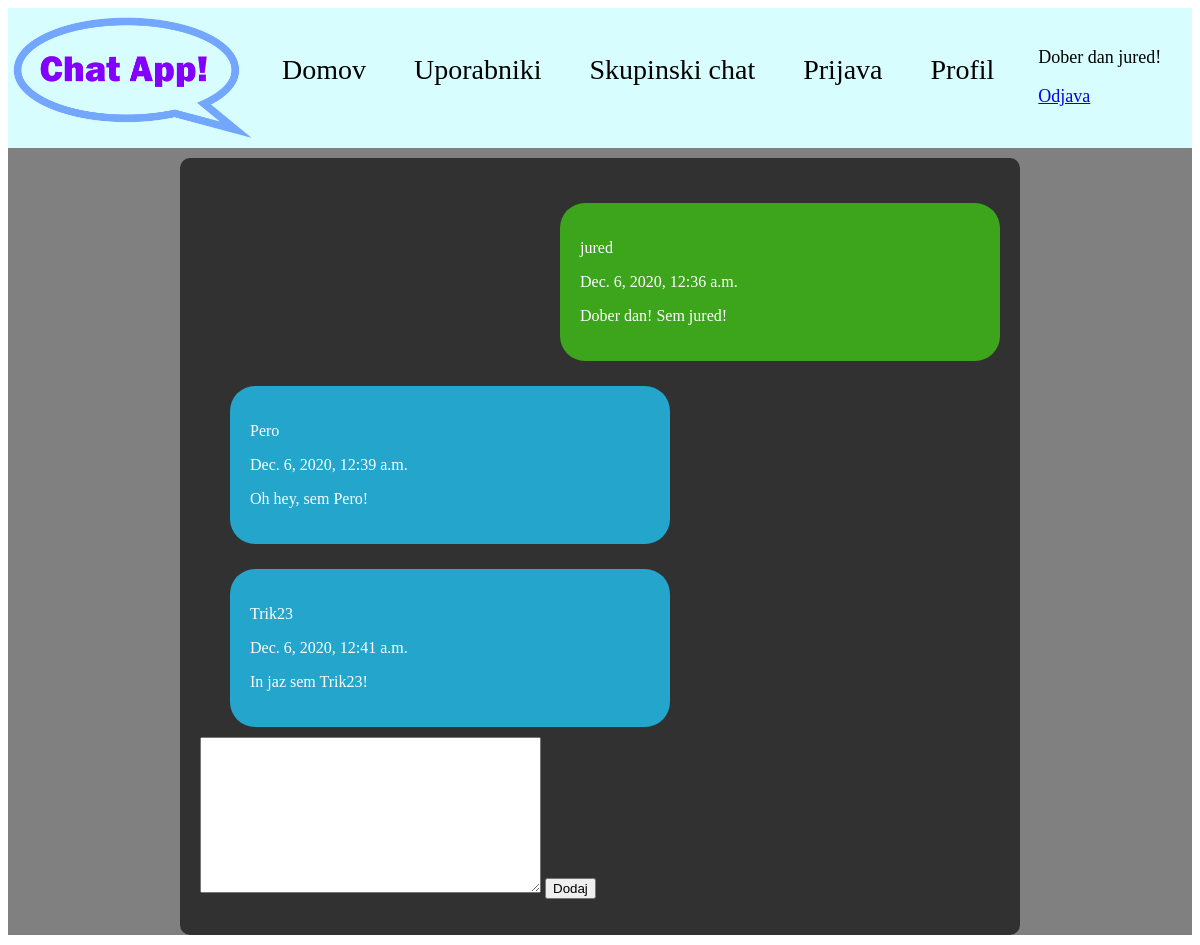
Page /groupchat/ (signed in) on the committed database.
### message/models.py (models this page shows, shortened)
class ChatBox(models.Model):
    sender = models.ForeignKey(settings.AUTH_USER_MODEL, on_delete=models.CASCADE)
    receiver = models.ForeignKey(settings.AUTH_USER_MODEL, on_delete=models.CASCADE, blank=True, null=True,
                                 related_name='my_private_messages')
    txt = models.TextField(max_length=512)
    datum = models.DateTimeField(auto_now_add=True)
    class Meta:
        ordering = ['datum']

### message/views.py (the view, shortened to what this page needs)
# urls.py: path("groupchat/", group_chat_view, name="groupchat"),
def group_chat_view(request, *args, **kwargs):
    comm = ChatBox.objects.filter(receiver__isnull=True)
    other_user = None
    receiver_id = kwargs.get('receiving_user__id')
    form = SubmissionForm(request.POST)
    if receiver_id:
        other_user = get_object_or_404(get_user_model(), pk=receiver_id)
        comm = ChatBox.objects.filter(
            Q(receiver=other_user, sender=request.user) | Q(receiver=request.user, sender=other_user)
        )
    args = {"form": form, "comm": comm}
    return render(request, "groupchat.html", args)

### message/forms.py
class SubmissionForm(forms.ModelForm):
    txt = forms.CharField(widget=forms.Textarea(attrs={'class': 'submission__message'}))
    class Meta:
        model = ChatBox
        fields = ('txt',)

### message/templates/groupchat.html (shortened to what this page needs)
{% extends "base.html" %}
{% block content %}
    {% if user.is_authenticated %}
        <div class="chatbox">
            {% for f in comm %}
                {% if user == f.sender %}
                    <div class="message message--mine">
                        <p class="username">{{f.sender}}</p> <p class="userdate"> {{f.datum}} </p>
                        <p class="txt">  {{f.txt}} </p>
                    </div>
                {% else %}
                    <div class="message message--other">
                        <p class="username">{{f.sender}}</p> <p class="userdate"> {{f.datum}} </p>
                        <p class="txt">  {{f.txt}} </p>
                    </div>
                {% endif %}
            {% endfor %}
            <div class="submission">
                <form method="POST">
                    {{ form.txt }}
                    <button class="submission__button" type="submit">Dodaj</button>
                </form>
            </div>
        </div>
    {% else %}
        <p>You are not logged in</p>
        <a href="{% url 'message:login' %}">login</a>
    {% endif %}
{% endblock %}

### message/templates/base.html (shortened to what this page needs)
{% load static %}
<html lang="si">
    <head>
        <link rel="stylesheet" href="{% static '/style.css' %}"/>
    </head>
    <body>
        <div class="content">
            {% include "navbar.html" %}
            {% block content %}{% endblock %}
        </div>
    </body>
</html>

### message/templates/navbar.html
{% load static %}
<nav>
    <ul id="navbar" class="navbar__list">
        <li class="page__title"><a id="home" href="/">
            <img class="page__title__image" src="{% static 'images/Logo.png' %}" alt="Logo" width="250"/></a>
        </li>
        <li class="navbar__list__item">
            <a href="/">Domov</a>
        </li>
        <li class="navbar__list__item">
            <a href="/users/">Uporabniki</a>
        </li>
        <li class="navbar__list__item">
            <a href="/groupchat/">Skupinski chat</a>
        </li>
        <li class="navbar__list__item">
            <a href="/login/">Prijava</a>
        </li>
        {%  if request.user.is_authenticated %}
            <li class="navbar__list__item">
                <a href="{% url 'message:profile' pk=request.user.pk %}">Profil</a>
            </li>
        {% else %}
            <li class="navbar__list__item">
                <a href="{% url 'message:register' %}">Registracija</a>
            </li>
        {% endif %}
        <li class="navbar__list__user">
          {% if user.is_authenticated %}
            Dober dan {{ user }}!
            <p><a href="{% url 'message:logout' %}">Odjava</a></p>
          {% else %}
            <p>Prosim prijavi se</p>
            <a href="{% url 'message:login' %}">Prijava</a>
          {% endif %}</li>
    </ul>
</nav>

### static/style.css (style rules this page uses)
.content { background-color: gray; color: white; }
.navbar__list { list-style-type: none; margin: 0; padding: 0; background-color: rgb(215, 253, 255); overflow: hidden; position: relative; }
.navbar__list__item { float: left; font-family: "franklin gothic heavy", serif; font-size: 28px; position: relative; -ms-transform: translateY(28%); transform: translateY(28%); }
.page__title { float: left; }
.navbar__list__item a { display: block; color: rgb(0, 0, 0); text-align: center; padding: 24px; text-decoration: none; }
.navbar__list__user { float: left; font-family: "franklin gothic heavy", serif; font-size: 18px; position: relative; -ms-transform: translateY(50%); transform: translateY(50%); margin-left: 20px; color: black; }
.userdate { font-style: bold; font-family: 'Times New Roman', Times, serif; color: white; }
.username { font-style: bold; font-family: 'Times New Roman', Times, serif; color: white; }
.txt { color: white; }
.chatbox { max-width: 800px; margin-left: auto; margin-right: auto; margin-top: 10px; margin-bottom: 10px; background-color: rgb(49, 49, 49); padding: 20px; border-radius: 10px; }
.message { border-radius: 25px; padding: 20px; width: 50%; margin-top: 25px; margin-bottom: 10px; margin-left: auto; }
.message--other { background: #23a5cc; margin-left: 30px; }
.message--mine { background: #3ca51c; }
.submission { width: 800px; margin-left: auto; margin-right: auto; margin-top: 10px; margin-bottom: 10px; border-radius: 10px; }

### rows in the picture
ChatBox: sender "jured", datum "Dec. 6, 2020, 12:36 a.m.", txt "Dober dan! Sem jured!"
ChatBox: sender "Pero", datum "Dec. 6, 2020, 12:39 a.m.", txt "Oh hey, sem Pero!"
ChatBox: sender "Trik23", datum "Dec. 6, 2020, 12:41 a.m.", txt "In jaz sem Trik23!"

### other values in the picture
{{ user }} "jured"
